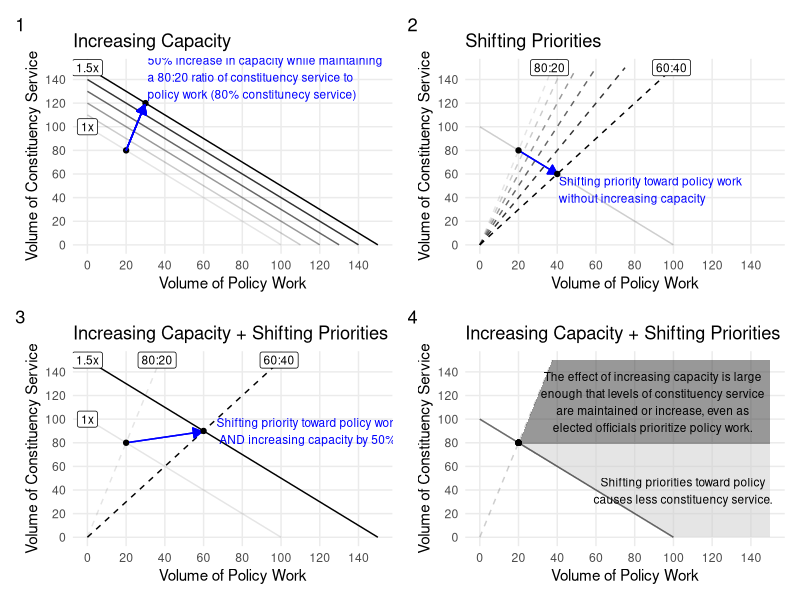

The R source for this figure:
## ---- chunk 1
library(tidyverse)
library(ggrepel)
library(knitr)
library(magrittr)

knitr::opts_chunk$set(echo = TRUE, 
                      cache = TRUE, 
                      fig.width=8, 
                      fig.height = 8,
                      out.width = "100%",
                      fig.show = "hold",
                      #fig.cap = "",
                      #fig.subcap = "",
                      #split = T,
                      fig.align = 'center', 
                      fig.path='figs/',
                      fig.retina = 6,
                      warning=FALSE, 
                      message=FALSE)

# inline numbers round to 2
knit_hooks$set(inline = function(x) {
  if (is.na(as.numeric(x))) {
    return(x)
    } else 
        return(round(x,2))
})


# plot color defaults 
library(ggplot2); theme_set(theme_bw())
  options(
    ggplot2.continuous.color = "cividis",
    ggplot2.continuous.fill = "cividis"
  )
  scale_color_discrete <- function(...)
    scale_color_viridis_d(..., direction = -1)
  scale_fill_discrete <- function(...)
    scale_fill_viridis_d(..., direction = -1)
  
# html table formatting
kablebox <- . %>%  
  head(100) %>%
  knitr::kable() %>% 
  kable_styling() %>% 
  scroll_box(height = "200px")

kablebox_long <- . %>% 
  head(100) %>% 
  knitr::kable() %>% 
  kable_styling() %>% 
  scroll_box(height = "500px")
## ---- chunk 2
library(ggplot2); theme_set(theme_minimal())

library(patchwork)

# CAPACITY
capacity <- tibble::tibble(
  priority = .2,
  capacity = c(100, NA, NA, NA, NA, 150)
  ) %>% 
  ggplot() +
  aes(x = capacity*priority,
      y = capacity*(1-priority) ,
      label = str_c(capacity*priority, ", ", capacity*(1-priority))) + 
   geom_segment(x = c(0,0,0,0,0,0),
                 xend = c(100, 110, 120,130,140, 150),
                 y = c(100, 110, 120,130,140, 150),
                 yend = c(0,0,0,0,0,0),
              linetype = 1,
              alpha = c(.1,.2,.4,.6,.8,1)) + 
    geom_point() +
  geom_segment(x = 100*.2, 
           y = 100*.8,
           xend = 148*.2, 
           yend = 148*.8,
           arrow = arrow(type = "closed", length = unit(.1, "in")),
           color = "blue") + 
  annotate("text", 
          label = "50% increase in capacity while maintaining\na 80:20 ratio of constituency service to\npolicy work (80% constitunecy service)", 
           x = 150*.2, 
           y = 150*.8,
          hjust = -.01,
          vjust = -.1,
          color = "blue",
          size = 3) +
  geom_label(x = 0, 
             y = c(100, 110, 120,130,140, 150), 
             label = c("1x", NA, NA, NA, NA, "1.5x"),
             size = 3 ) + 
    scale_y_continuous(breaks = seq(0, 140, by = 20), limits = c(0, 150)) + 
  scale_x_continuous(breaks = seq(0, 140, by = 20), limits = c(0, 150)) + 
  labs(title = "Increasing Capacity",
       x = "Volume of Policy Work",
       y = "Volume of Constituency Service") + 
  theme(legend.position = "", 
        panel.grid.minor = element_blank() )




# PRIORITY 
priority <- tibble::tibble(
  priority = c(.2, .4),
  capacity = c(100) 
  ) %>% 
  mutate(
    x = capacity*priority,
      y = capacity*(1-priority)
  ) %>% 
  ggplot() +
  aes(x = x,
      y = y ) + 
        geom_segment(x = c(0),
                 xend = c(100),
                 y = c(100),
                 yend = c(0),
              linetype = 1,
              alpha = c(.1)) +
   stat_function(fun =  ~ 4*.x , geom = "line", linetype = 2, alpha = .1) +
     stat_function(fun =  ~ 3.5*.x , geom = "line", linetype = 2, alpha = .2) +
   stat_function(fun =  ~ 3*.x , geom = "line", linetype = 2, alpha = .4) +
   stat_function(fun =  ~ 2.5*.x , geom = "line", linetype = 2, alpha = .6) +
   stat_function(fun =  ~ 2*.x , geom = "line", linetype = 2, alpha = .8) +
   stat_function(fun =  ~ 1.5*.x , geom = "line", linetype = 2, alpha = 1) +

  geom_segment(x = 100*.2, 
           y = 100*.8,
           xend = 100*.4, 
           yend = 100*.6,
           arrow = arrow(type = "closed", length = unit(.1, "in")),
           color = "blue") + 
  geom_point() +
  annotate("text", 
          label = "Shifting priority toward policy work\nwithout increasing capacity", 
           x = 100*.4, 
           y = 100*.6,
          hjust = -.01,
          vjust = 1.1,
          color = "blue",
          size = 3) +
  geom_label(aes(x = 150*c(.24, .66),
                 y = 150 ),
             label = c("80:20", "60:40") ,
          size = 3) + 
  scale_y_continuous(breaks = seq(0, 140, by = 20), limits = c(0, 150)) + 
  scale_x_continuous(breaks = seq(0, 140, by = 20), limits = c(0, 150)) + 
  #scale_color_gradient(low = "grey", high = "black") +
  labs(title = "Shifting Priorities",
       x = "Volume of Policy Work",
       y = "Volume of Constituency Service") +
  theme(legend.position = "",         
        #panel.grid.major = element_blank(),
        panel.grid.minor = element_blank() )



# BOTH  
both <- tibble::tibble(
  priority = c(.2, .4),
  capacity = c(100, 150) 
  ) %>% 
  mutate(
    x = capacity*priority,
      y = capacity*(1-priority)
  ) %>% 
  ggplot() +
  aes(x = x,
      y = y ) + 
      geom_segment(x = c(0, 0),
                 xend = c(100,150),
                 y = c(100, 150),
                 yend = c(0,0),
              linetype = 1,
              alpha = c(.1, 1)) +
   stat_function(fun =  ~ 4*.x , geom = "line", linetype = 2, alpha = .1) +
   stat_function(fun =  ~ 1.5*.x , geom = "line", linetype = 2, alpha = 1) +
  geom_label(aes(x = 150*c(.24, .66),
                 y = 150 ),
             label = c("80:20", "60:40") ,
          size = 3) + 
  geom_segment(x = 100*.2, 
           y = 100*.8,
           xend = 148*.4, 
           yend = 149*.6,
           arrow = arrow(type = "closed", length = unit(.1, "in")),
           color = "blue") + 
  geom_point() +
  annotate("text", 
          label = "Shifting priority toward policy work\n AND increasing capacity by 50%", 
           x = 150*.4, 
           y = 150*.6,
          hjust = -.07,
          vjust = .5,
          color = "blue",
          size = 3) +
    geom_label(x = 0, y = c(100, 150), 
             label = c("1x", "1.5x"),
             size = 3) + 
  scale_y_continuous(breaks = seq(0, 140, by = 20), limits = c(0, 150)) + 
  scale_x_continuous(breaks = seq(0, 140, by = 20), limits = c(0, 150)) + 
  #scale_color_gradient(low = "grey", high = "black") +
  labs(title = "Increasing Capacity + Shifting Priorities",
       x = "Volume of Policy Work",
       y = "Volume of Constituency Service") + 
  theme(legend.position = "",          panel.grid.minor = element_blank() )



# Regions   
more_c <- tibble(x = c(0, 20, 37.5,0),
       y = c(100, 80, 150,150) ) %>% 
  mutate(label = "A")

less_c <- tibble(x = c(0, 20, 0,0),
       y = c(0, 80, 80, 0) ) %>% 
  mutate(label = "D")


more_p <- tibble(x = c(20, 37.5, 150, 150),
       y = c(79, 150, 150, 79) ) %>% 
  mutate(label = "B")

less_p <- tibble(x = c(100, 20, 150, 150),
       y = c(0, 79, 79, 0) ) %>% 
  mutate(label = "C")


# REGIONS 
regions <- more_p %>%
 full_join( less_p) %>% #full_join(more_c) %>% 
  group_by(label) %>% 
  mutate(mean_x = mean(x),
         mean_y = mean(y),
         name = label %>% 
           str_replace("B", "The effect of increasing capacity is large\nenough that levels of constituency service\nare maintained or increase, even as\nelected officials prioritize policy work.") %>% 
           str_replace("C", "Shifting priorities toward policy\ncauses less constituency service.")) %>% 
  ungroup() %>% 
ggplot() +
  aes(x = x,
      y = y,
      fill = label,
      label = name) + 
  geom_polygon( alpha = .5) + 
    geom_segment(x = 0,
                 xend = 100,
                 y = 100,
                 yend = 0,
              linetype = 1,
              alpha = c(.1)) +
     stat_function(fun =  ~ 4*.x , geom = "line", linetype = 2, alpha = .1) +
  geom_point(x = 20, y = 80) + 
  scale_fill_grey() +
  scale_y_continuous(breaks = seq(0, 140, by = 20), limits = c(0, 150)) + 
  scale_x_continuous(breaks = seq(0, 140, by = 20), limits = c(0, 150)) + 
  geom_text(aes(x = mean_x, y = mean_y), check_overlap = T,
          size = 3) + 
  labs(title = "Increasing Capacity + Shifting Priorities",
       x = "Volume of Policy Work",
       y = "Volume of Constituency Service") + 
  theme(legend.position = "",          panel.grid.minor = element_blank() )


(capacity + priority)  / (both + regions) + plot_annotation(tag_levels = '1')


